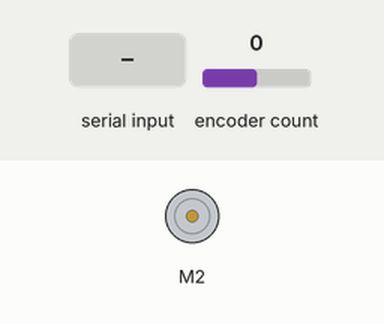
Bench run of a sketch on a simulated Arduino Uno, built with avr-gcc and run on an emulated ATmega328P. On the bench: DC motor (green arrow = forward, orange = backward, longer = faster). Inputs (shaded band) come from the test bench; at power-on: encoder count 0. What the sketch prints to the serial monitor is not drawn.

Above: at 0.8 s.
0.9 s: "1" received over Serial
2.4 s: "0" received over Serial
Timing chart, 0 to 5.4 s (numbered marks = the images above; inputs shaded):
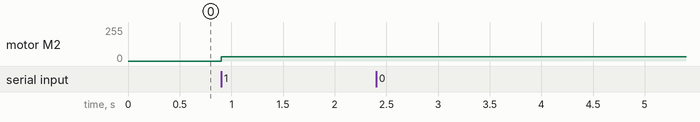

The sketch:

me302motor.ino
```cpp
#include <Encoder.h>
#include <DualMC33926MotorShield.h>

Encoder motor(2,3);
DualMC33926MotorShield md;

int amp = 0;
unsigned long oldtime = 0;
unsigned long newtime = 0;
int oldphi = 0;
int newphi = 0;
int inByte = 0;

int xlim = 640;
int ylim = 480;
String filename = "velocity.csv";

void setup()
{
  //initialize serial communications at a 9600 baud rate
  Serial.begin(9600);
  md.init();
  establishContact();
}

void loop()
{
  if (Serial.available() > 0) {
    oldtime = newtime;
    oldphi = newphi;
    inByte = Serial.read();

    //students can write code from here until end of loop()
    //PLAN: send in something to plot (velocity, whatever)
    //also send in plotting window
    //also send filename to save data to
    md.setM2Speed(50);
    newtime = millis();
    newphi = motor.read();
    amp = md.getM2CurrentMilliamps();

    Serial.print(oldphi);
    Serial.print(",");
    Serial.print(newphi);
    Serial.print(",");
    Serial.print(oldtime);
    Serial.print(",");
    Serial.print(newtime);
    Serial.print(",");
    Serial.print(amp);
    Serial.println();


    //students should stop here

   }
}

void establishContact() {
 while (Serial.available() <= 0) {
      Serial.print(xlim);
      Serial.print(",");
      Serial.print(ylim);
      Serial.print(",");
      Serial.print(filename);
      Serial.println();   // send a starting message
      delay(300);
   }
 }
```

Measured:
- after the input at 0.9 s, motor M2: stopped → forward 31/255 at once
- after the input at 2.4 s, every drawn part: stays the same
